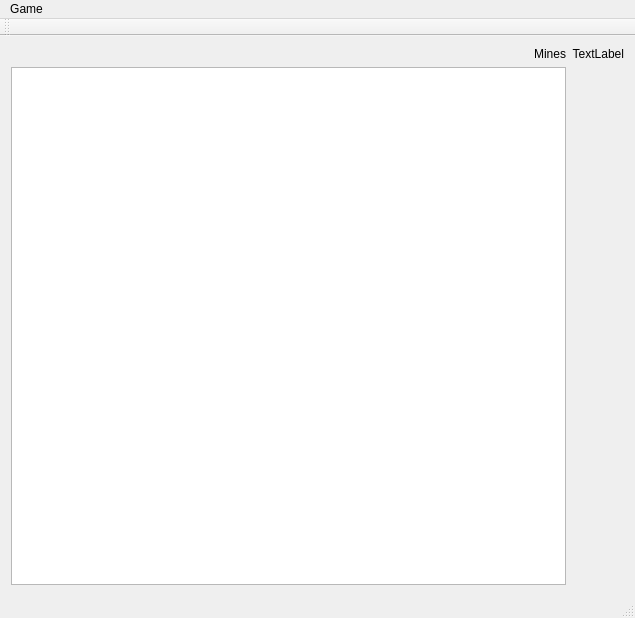
<?xml version="1.0" encoding="UTF-8"?>
<ui version="4.0">
 <class>MainWindow</class>
 <widget class="QMainWindow" name="MainWindow">
  <property name="geometry">
   <rect>
    <x>0</x>
    <y>0</y>
    <width>635</width>
    <height>618</height>
   </rect>
  </property>
  <property name="windowTitle">
   <string>Mines</string>
  </property>
  <widget class="QWidget" name="centralWidget">
   <layout class="QGridLayout" name="gridLayout">
    <item row="5" column="0">
     <widget class="QGraphicsView" name="graphicsView"/>
    </item>
    <item row="0" column="1">
     <widget class="QLabel" name="MinesLabel">
      <property name="text">
       <string>TextLabel</string>
      </property>
      <property name="alignment">
       <set>Qt::AlignRight|Qt::AlignTrailing|Qt::AlignVCenter</set>
      </property>
     </widget>
    </item>
    <item row="0" column="0">
     <widget class="QLabel" name="label_2">
      <property name="text">
       <string>Mines</string>
      </property>
      <property name="alignment">
       <set>Qt::AlignRight|Qt::AlignTrailing|Qt::AlignVCenter</set>
      </property>
     </widget>
    </item>
   </layout>
  </widget>
  <widget class="QMenuBar" name="menuBar">
   <property name="geometry">
    <rect>
     <x>0</x>
     <y>0</y>
     <width>635</width>
     <height>21</height>
    </rect>
   </property>
   <widget class="QMenu" name="menuNew_game">
    <property name="title">
     <string>Game</string>
    </property>
    <addaction name="separator"/>
    <addaction name="actionNew_Game"/>
    <addaction name="actionExit"/>
   </widget>
   <addaction name="menuNew_game"/>
  </widget>
  <widget class="QToolBar" name="mainToolBar">
   <attribute name="toolBarArea">
    <enum>TopToolBarArea</enum>
   </attribute>
   <attribute name="toolBarBreak">
    <bool>false</bool>
   </attribute>
  </widget>
  <widget class="QStatusBar" name="statusBar"/>
  <action name="actionNew_Game">
   <property name="text">
    <string>New Game</string>
   </property>
   <property name="shortcut">
    <string>Ctrl+N</string>
   </property>
  </action>
  <action name="actionExit">
   <property name="text">
    <string>Exit</string>
   </property>
   <property name="shortcut">
    <string>Ctrl+Q</string>
   </property>
  </action>
 </widget>
 <layoutdefault spacing="6" margin="11"/>
 <resources/>
 <connections/>
</ui>
